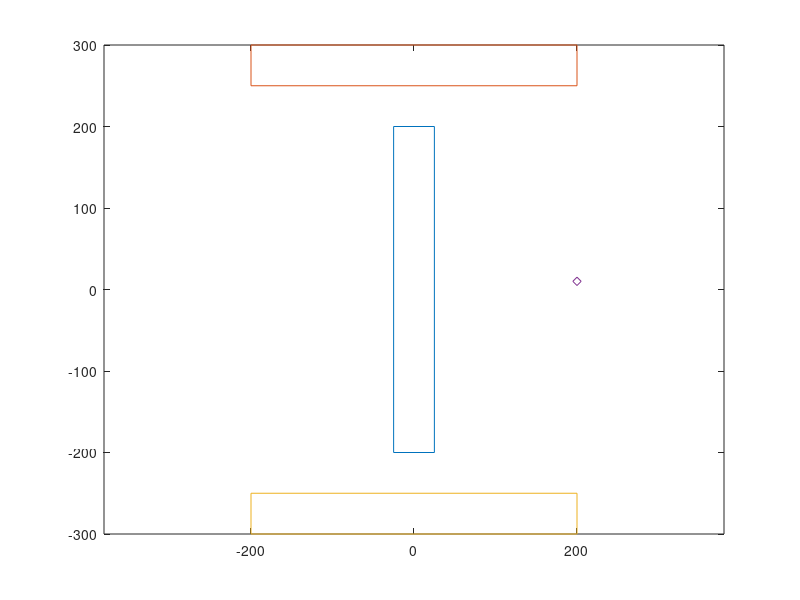

MATLAB code for this plot: (Note: this script raises an error after producing the figure.)
clear all;clc;close all;
ax=-25;
ay=-200;
l=50;
w=400;
x=[ax,ax+l,ax+l,ax,ax];
y=[ay,ay,ay+w,ay+w,ay];
plot(x,y);hold on;
axis equal;
ax=-200;
ay=250;
x=[ax,ax+w,ax+w,ax,ax];
y=[ay,ay,ay+l,ay+l,ay];
plot(x,y);hold on;
ax=-200;
ay=-300;
x=[ax,ax+w,ax+w,ax,ax];
y=[ay,ay,ay+l,ay+l,ay];
plot(x,y);hold on;
User=[200,10];
pUser=plot(User(:,1),User(:,2),'d'); hold on;
temp=textread('data.txt');
pBaseStations=plot(temp(:,1),temp(:,2),'go');hold on;
axis([-1000,1000,-800,800]);
grid on;
%%%%%%%%%%%%%%%%%%%%%%%%%%%%%%%%%%%%%%%%%%%%%%%%%%%%%%%%%%%%%%%%%%%%%%%%%%%
BS=temp(:,[1:3]);
TOA=temp(:,4);
N_BS=length(BS);
r_BS_to_User_est=3e8*TOA;
N_select_BS=5;
Combination_of_BS=nchoosek(1:N_BS,N_select_BS);
LMS_least=inf;
Nub=0;
for m=1:nchoosek(N_BS,N_select_BS)
    Selected_BS_index=Combination_of_BS(m,:);
    A_matrix=[];
    R_vector=[];
    for n=1:N_select_BS-1
        A_matrix=[A_matrix;-BS(Selected_BS_index(n),1)+BS(Selected_BS_index(n+1),1),...
                           -BS(Selected_BS_index(n),2)+BS(Selected_BS_index(n+1),2),...
                           ...
                           (r_BS_to_User_est(Selected_BS_index(n),:)^2-r_BS_to_User_est(Selected_BS_index(n+1),:)^2)/2];
        R_vector=[R_vector;-(BS(Selected_BS_index(n),1)^2-BS(Selected_BS_index(n+1),1)^2+...
                             BS(Selected_BS_index(n),2)^2-BS(Selected_BS_index(n+1),2)^2)/2];
                       
    end
    A=(A_matrix'*A_matrix+Nub^2*eye(3))^-1;
    Coordinates_User_estimated=A*A_matrix'*R_vector;
    LMS_temp=norm(R_vector-A_matrix*Coordinates_User_estimated);
    if LMS_temp<LMS_least
        LMS_least=LMS_temp;
        Coordinates_User_estimated_optimal=Coordinates_User_estimated;
        BS_optimal=Selected_BS_index;
    end
end
for i=1:N_select_BS-1
    pLOS=plot(BS(BS_optimal(i),1),BS(BS_optimal(i),2),'*');
end
pEstimate=plot(Coordinates_User_estimated(1,:),Coordinates_User_estimated(2,:),'r+');
legend([pUser,pBaseStations,pLOS,pEstimate],'Exact User Position','Base Stations','Base Stations of LOS','Estimate User Location');